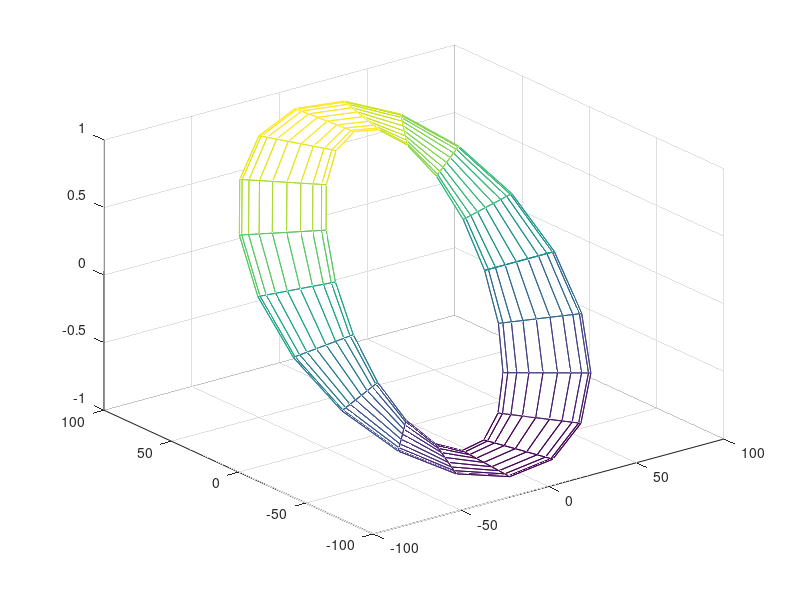

The MATLAB script that drew this image:
R= 3;
r=1;
u= linspace(0,2*pi,20);
v= linspace (0,2*pi,20);

[u,v]= meshgrid(u,v);

x= (R+r.*cos(v))*cos(u);
y=(R+r.*cos(v))*sin(u);
z=r.*sin(u);

mesh(x,y,z)